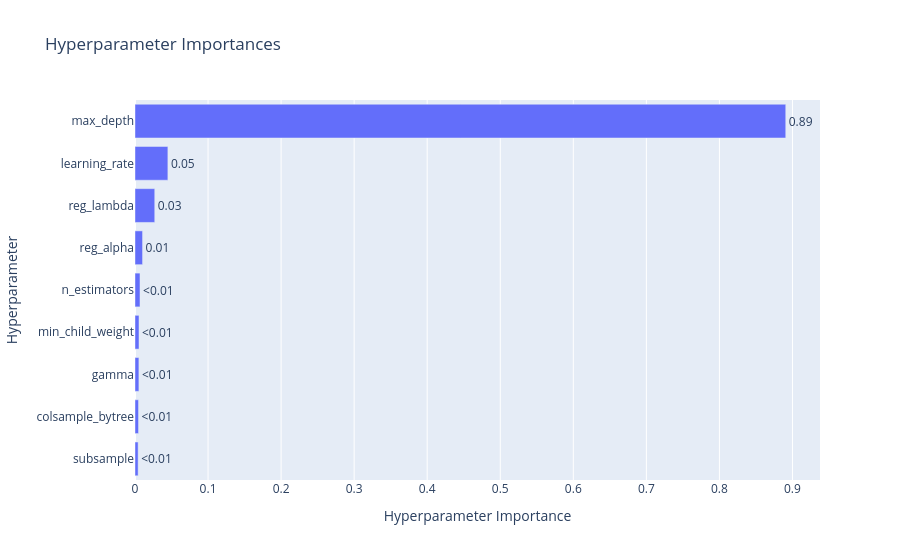
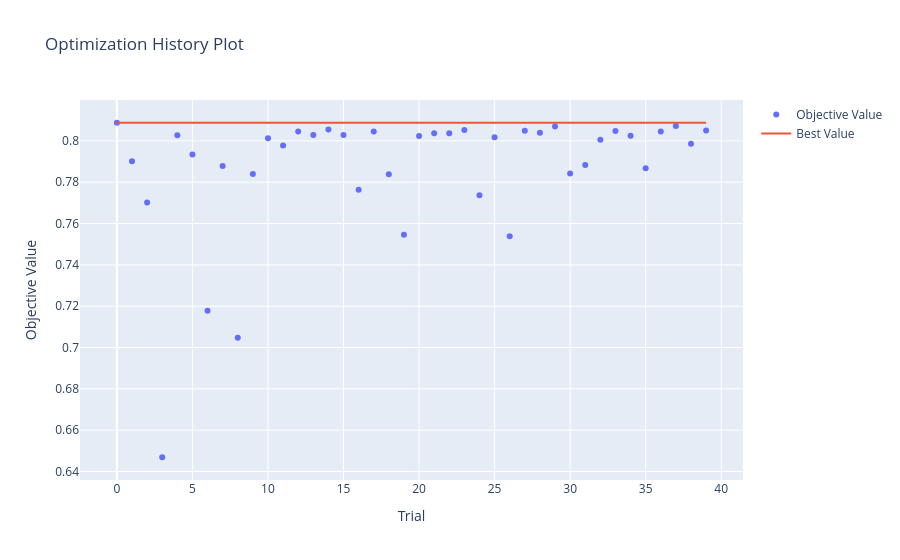

Source (notebook cell) for these figures, in order:
### Code cell
display(vis.plot_param_importances(study))
display(vis.plot_optimization_history(study))

### Figure 1 — Plotly figure (JSON) as saved in the notebook; plotly's stock layout.template omitted (floating-point values rounded to 4 significant figures)
{"data": [{"cliponaxis": false, "hovertemplate": ["subsample (FloatDistribution): 0.004282335333881916<extra></extra>", "colsample_bytree (FloatDistribution): 0.004831267753136573<extra></extra>", "gamma (FloatDistribution): 0.005337663606153676<extra></extra>", "min_child_weight (IntDistribution): 0.005481585235627433<extra></extra>", "n_estimators (IntDistribution): 0.006863380235280745<extra></extra>", "reg_alpha (FloatDistribution): 0.010337750702894952<extra></extra>", "reg_lambda (FloatDistribution): 0.02704116334259591<extra></extra>", "learning_rate (FloatDistribution): 0.04500886535945212<extra></extra>", "max_depth (IntDistribution): 0.8908159884309766<extra></extra>"], "name": "Objective Value", "orientation": "h", "text": ["<0.01", "<0.01", "<0.01", "<0.01", "<0.01", "0.01", "0.03", "0.05", "0.89"], "textposition": "outside", "x": [0.004282, 0.004831, 0.005338, 0.005482, 0.006863, 0.01034, 0.02704, 0.04501, 0.8908], "y": ["subsample", "colsample_bytree", "gamma", "min_child_weight", "n_estimators", "reg_alpha", "reg_lambda", "learning_rate", "max_depth"], "type": "bar"}], "layout": {"title": {"text": "Hyperparameter Importances"}, "xaxis": {"title": {"text": "Hyperparameter Importance"}}, "yaxis": {"title": {"text": "Hyperparameter"}}}}

### Figure 2 — Plotly figure (JSON) as saved in the notebook; plotly's stock layout.template omitted (floating-point values rounded to 4 significant figures)
{"data": [{"mode": "markers", "name": "Objective Value", "x": [0, 1, 2, 3, 4, 5, 6, 7, 8, 9, 10, 11, 12, 13, 14, 15, 16, 17, 18, 19, 20, 21, 22, 23, 24, 25, 26, 27, 28, 29, 30, 31, 32, 33, 34, 35, 36, 37, 38, 39], "y": [0.8088, 0.7901, 0.7702, 0.6469, 0.8027, 0.7935, 0.7177, 0.7878, 0.7047, 0.7839, 0.8013, 0.7977, 0.8046, 0.8029, 0.8055, 0.8029, 0.7764, 0.8045, 0.7839, 0.7546, 0.8024, 0.8037, 0.8037, 0.8053, 0.7737, 0.8018, 0.7539, 0.8049, 0.804, 0.807, 0.7843, 0.7883, 0.8006, 0.8048, 0.8025, 0.7868, 0.8046, 0.8072, 0.7986, 0.8051], "type": "scatter"}, {"mode": "lines", "name": "Best Value", "x": [0, 1, 2, 3, 4, 5, 6, 7, 8, 9, 10, 11, 12, 13, 14, 15, 16, 17, 18, 19, 20, 21, 22, 23, 24, 25, 26, 27, 28, 29, 30, 31, 32, 33, 34, 35, 36, 37, 38, 39], "y": [0.8088, 0.8088, 0.8088, 0.8088, 0.8088, 0.8088, 0.8088, 0.8088, 0.8088, 0.8088, 0.8088, 0.8088, 0.8088, 0.8088, 0.8088, 0.8088, 0.8088, 0.8088, 0.8088, 0.8088, 0.8088, 0.8088, 0.8088, 0.8088, 0.8088, 0.8088, 0.8088, 0.8088, 0.8088, 0.8088, 0.8088, 0.8088, 0.8088, 0.8088, 0.8088, 0.8088, 0.8088, 0.8088, 0.8088, 0.8088], "type": "scatter"}, {"marker": {"color": "#cccccc"}, "mode": "markers", "name": "Infeasible Trial", "showlegend": false, "x": [], "y": [], "type": "scatter"}], "layout": {"title": {"text": "Optimization History Plot"}, "xaxis": {"title": {"text": "Trial"}}, "yaxis": {"title": {"text": "Objective Value"}}}}
